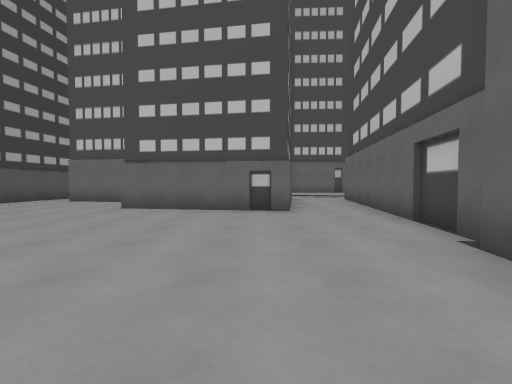
View 1 (above)

24 first-person views from a walk through a 3-D level made in the Godot game engine. The camera is 1.3 m above the floor, tilts 2° down and sees 90° across. The floor is counted in squares, 2 m on a side. Each view is taken from the middle of a square. On the plan, view 1 faces up. The plan holds only what a view shows up to about 9 squares ahead; the rest is blank. The place goes on beyond the plan. Some surface patterns are stand-ins.

View 2
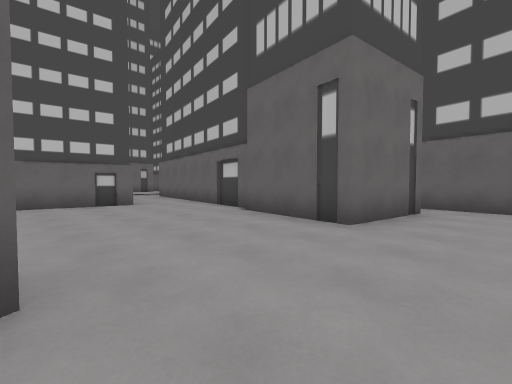

View 3
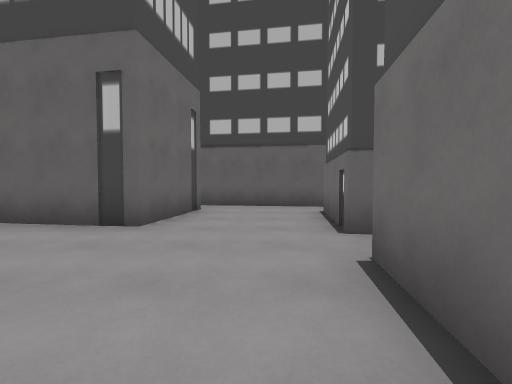

View 4
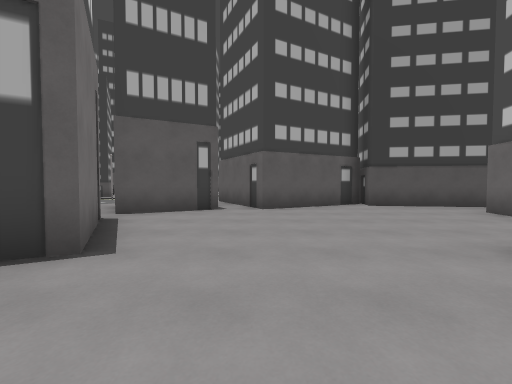

View 5
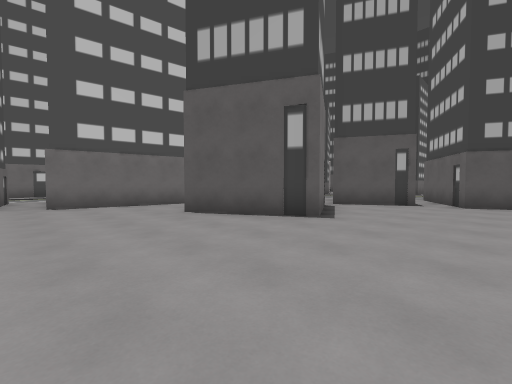

View 6
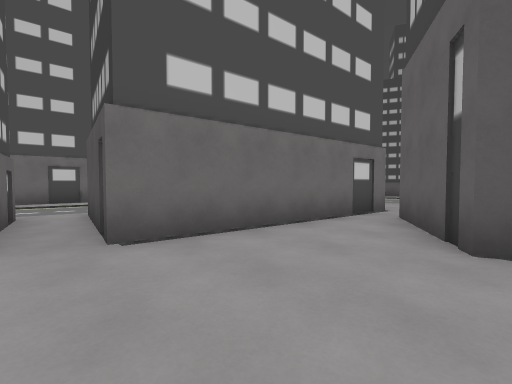

View 7
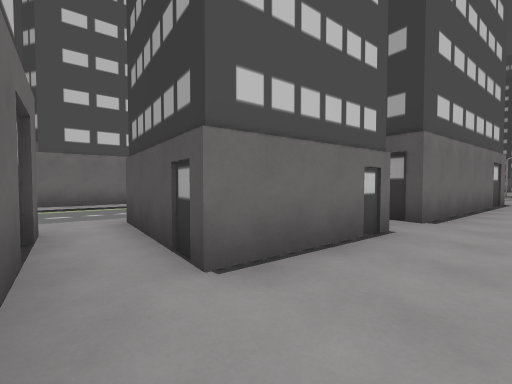

View 8
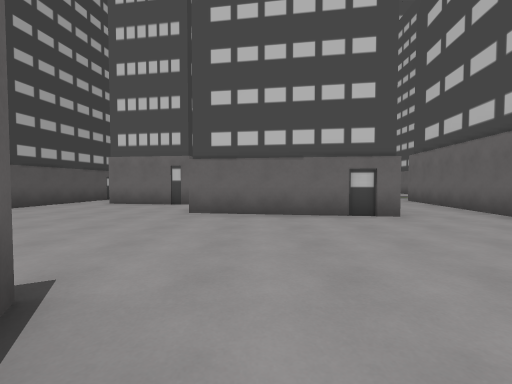

View 9
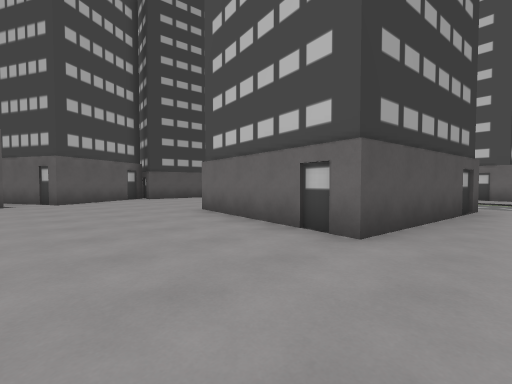

View 10
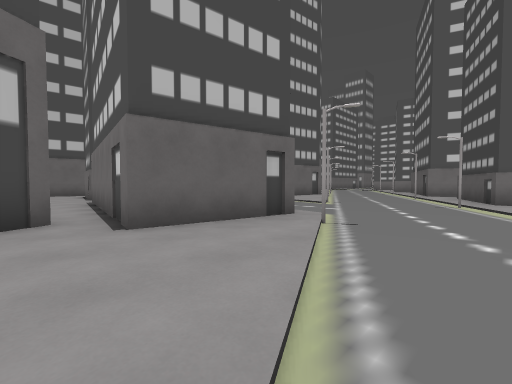

View 11
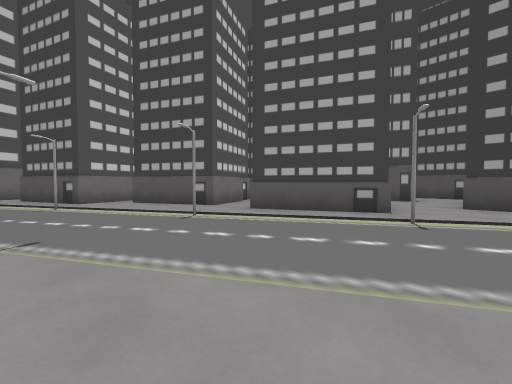

View 12
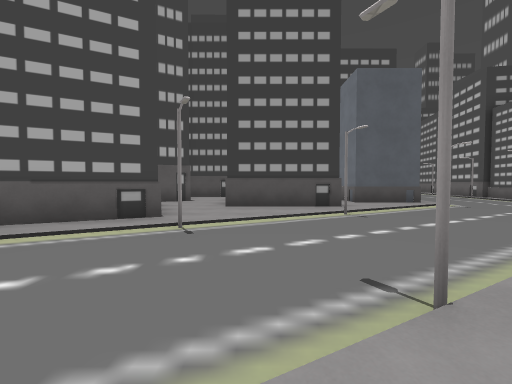

View 13
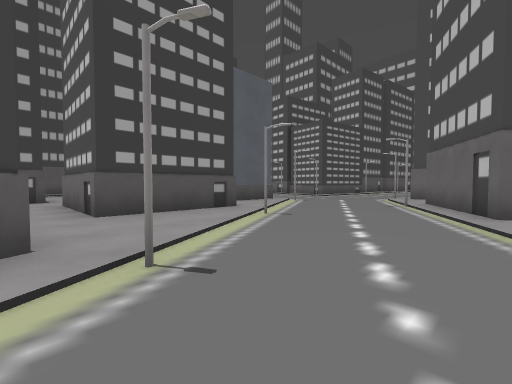

View 14
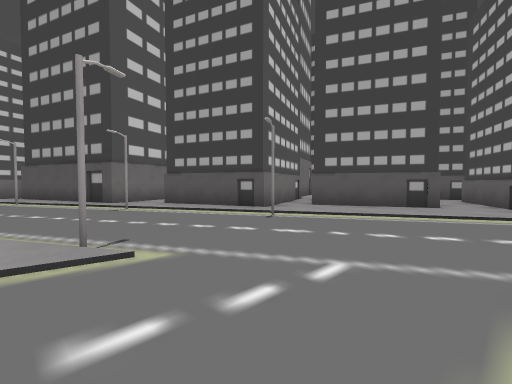

View 15
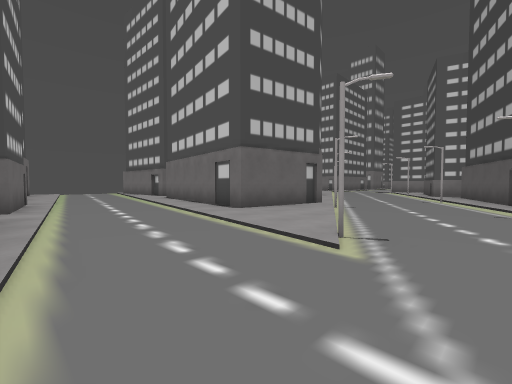

View 16
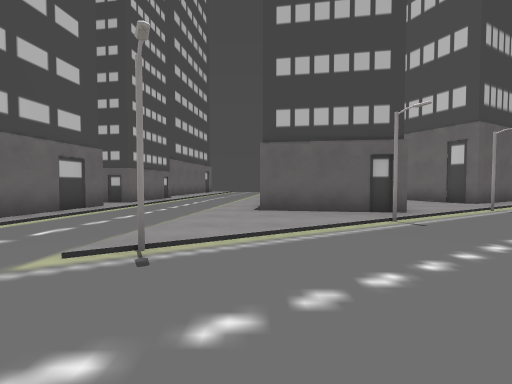

View 17
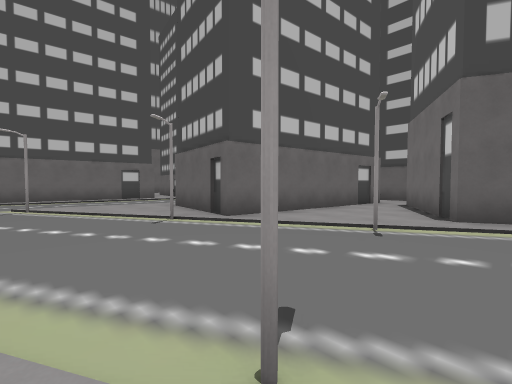

View 18
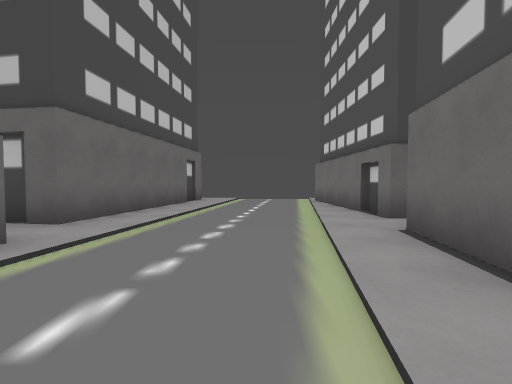

View 19
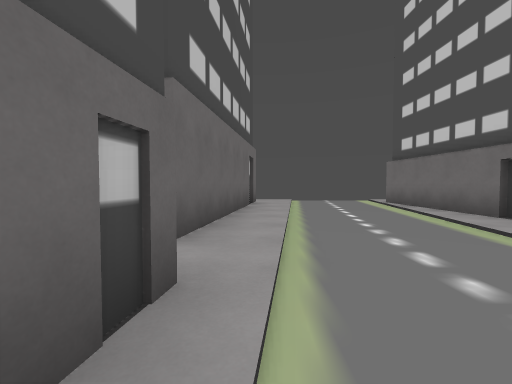

View 20
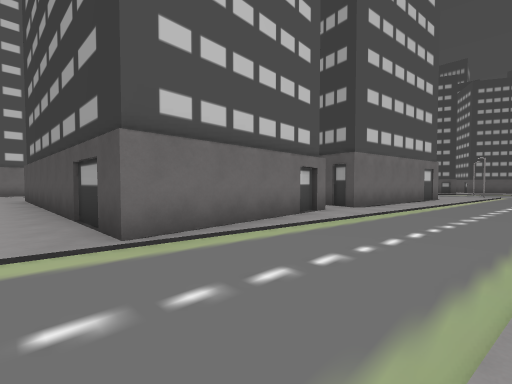

View 21
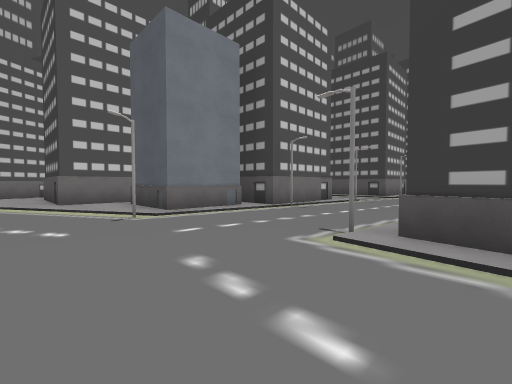

View 22
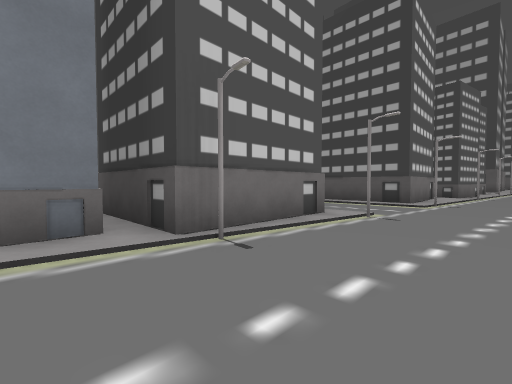

View 23
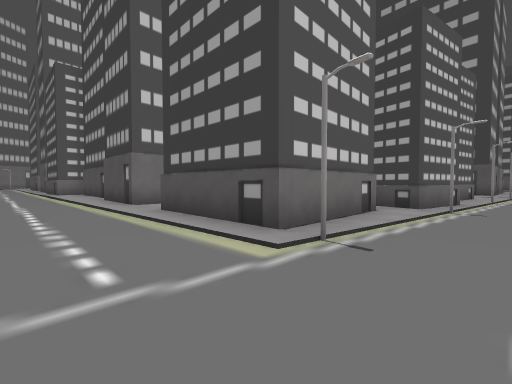

View 24
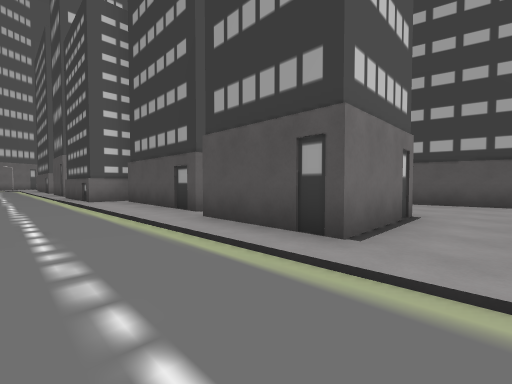

### Floor plan
Points are (right, up) in squares from view 1. A wall is a line through its corners. A room is listed if a view was taken in it or the views show most of it. See-through windows are left out.
Room 1 (views 1, 2, 3, 4, 5, 6, 7, 8, 9)
walls: (-5.8, 1.1) (-3.3, 2.4) (-2, -0.2) (-4.3, -1.5); (2.5, 2.7) (3.3, 8.3); (-7.4, 3.1) (-6.3, 1); (-4.5, -2.2) (0.2, -3) (-0.2, -6); (-3.9, 8.7) (-6.8, 9.1); (1.2, 8.5) (0.8, 5.9) (-3.5, 6.6); (1.3, -3.2) (4, -3.6); (4.4, -0.7) (1.8, -0.3) (2.2, 2.6); (-9, 7.3) (-7.3, 4.2) (-10.1, 2.7); (-7.9, 10.2) (-8.3, 7.3) (-8.8, 7.4); (4.7, -6.2) (5.6, -0.3)
ways out: opening at (-5.5, -0.5) to room 2; opening at (2, 8) to room 3
Room 2 (views 10, 11, 12, 13, 14, 15, 16, 17, 18, 19, 20, 21, 22, 23, 24)
walls: (-13, -2.8) (-11.5, -5.8); (-17.3, -3.4) (-16.9, -4.4); (-11.4, -7.2) (-10.1, -10); (-17, 1.4) (-15.1, 1.4) (-15.1, -1.8) (-18.4, -1.8); (-19.8, -2) (-19.8, -2.5); (-10.1, 2.7) (-11.8, 5.8); (-6, -5.1) (-5.5, -2.1) (-4.5, -2.2); (-11.4, -11.4) (-8.7, -10.4) (-7.5, -13.5); (-18.9, 4.5) (-16.6, 4.5) (-16.6, 2.2); (-4.3, -1.5) (-4.6, -0.9); (-22.9, 5.2) (-19.4, 5.2) (-19.4, 2); (-26.8, -2.4) (-26.8, -6.4); (-17, 10.1) (-17.2, 9.1); (-7.8, -15) (-6.4, -14.4) (-5.1, -17.6); (-27, -6.8) (-25.9, -6.8) (-25.9, -8.9); (-0.2, -6) (-5, -5.2); (-29.2, 0.8) (-26.5, 0.8) (-26.5, -1.8); (4, -3.6) (3.5, -6.5) (0.9, -6.1); (-30, 5.9) (-26.5, 5.9) (-26.5, 2.5); (1, -17.6) (0.4, -16.4) (3.4, -14.8); (3.9, -13.9) (-1.9, -13) (-1.4, -10.1) (4.3, -11); (5.3, -11.3) (10, -11.1) (10.3, -17.6); (-33.2, 7) (-30.8, 6.5) (-31, 5.4); (10.3, -7) (4.7, -6.2)
ways out: opening at (-5.5, -0.5) to room 1; opening at (-29, 2); opening at (-17.5, 2); opening at (5, -11); gap at (-12, -6)
Room 3 (no view inside)
walls: (1.5, 10.6) (1.2, 8.5); (3.3, 8.3) (3.6, 10)
ways out: opening at (2, 8) to room 1

Where each view was taken, in squares from view 1:
view 1: 0 up, 0 right, facing up
view 2: 2 down, 2 left, facing up-right
view 3: 2 down, 2 left, facing right
view 4: 4 up, 1 left, facing left
view 5: 5 up, 1 right, facing down-left
view 6: 0 up, 1 right, facing down-left
view 7: 2 down, 5 right, facing down-left
view 8: 1 up, 2 left, facing up
view 9: 3 up, 2 right, facing up-left
view 10: 1 down, 9 left, facing down-right
view 11: 1 down, 7 left, facing down-left
view 12: 1 down, 8 left, facing left
view 13: 3 down, 10 left, facing up-left
view 14: 6 down, 4 left, facing down-left
view 15: 6 down, 6 left, facing down-right
view 16: 10 down, 7 left, facing right
view 17: 17 down, 5 left, facing up-right
view 18: 9 down, 1 right, facing right
view 19: 7 down, 2 right, facing right
view 20: 8 down, 11 right, facing down-left
view 21: 10 up, 14 left, facing down-left
view 22: 8 up, 18 left, facing down-left
view 23: 8 up, 24 left, facing down-left
view 24: 2 up, 24 left, facing down-left
